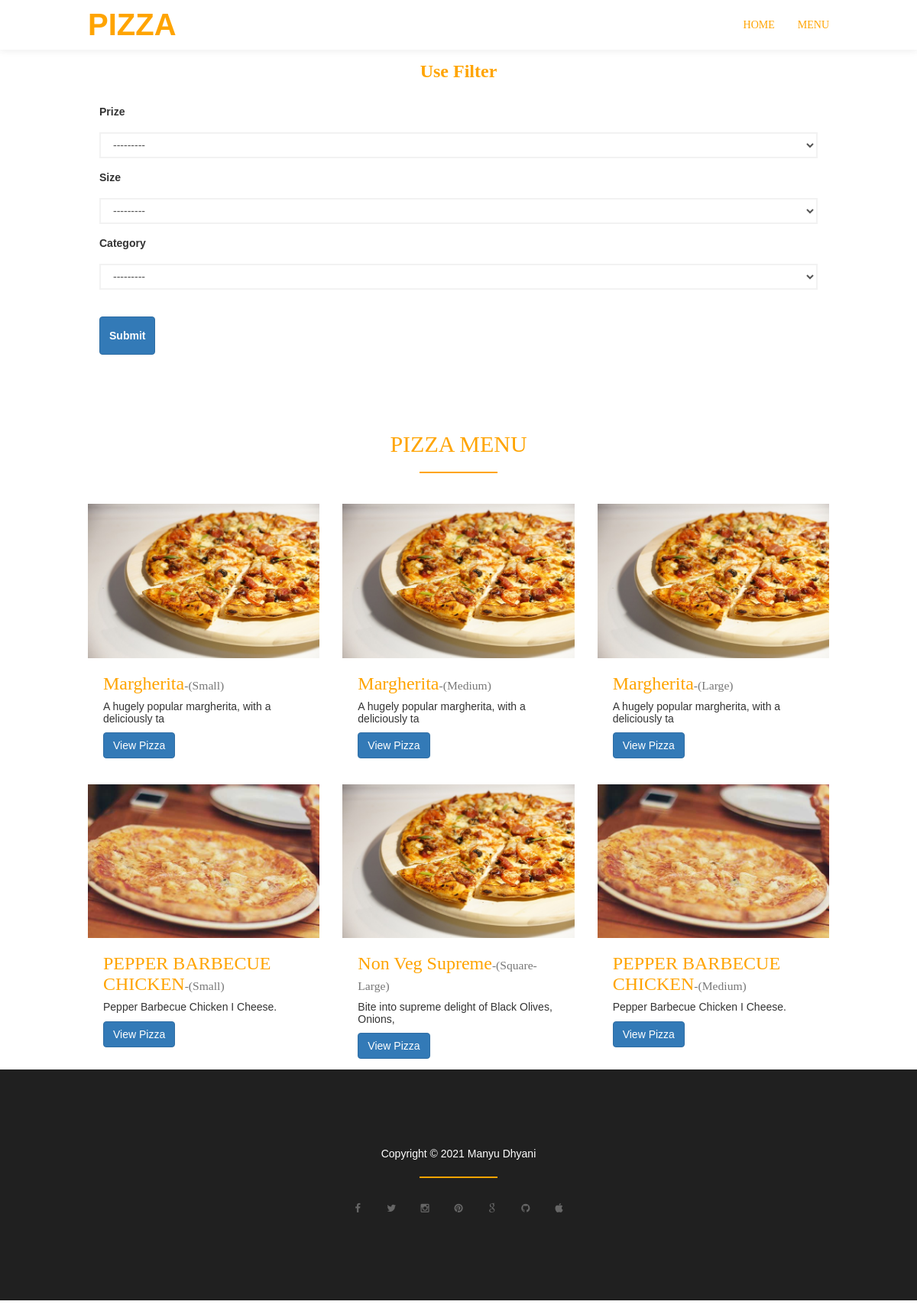
The page /menu on the database its author committed.
### order/models.py (models this page shows, shortened)
class Prize(models.Model):
    prize = models.DecimalField(max_digits=5, decimal_places=2)
    def __str__(self):
        return str(self.prize)

class Size(models.Model):
    size = models.CharField(max_length=30)
    def __str__(self):
        return self.size

class Prizesize(models.Model):
    pizza = models.ForeignKey(Pizza, on_delete=models.CASCADE)
    prize = models.ForeignKey(Prize, on_delete=models.SET_NULL, null=True)
    size = models.ForeignKey(Size, on_delete=models.SET_NULL, null=True)
    category = models.ForeignKey(Category, on_delete=models.CASCADE, null=True)
    class Meta:
        verbose_name_plural = 'Pizza Prizes & Sizes'

class Pizza(models.Model):
    name = models.CharField(max_length=30)
    slug = models.SlugField(max_length=250, null=True, blank=True)
    description = models.CharField(max_length=50)
    thumbnail = models.ImageField(upload_to='images/pizza', default='images/gallery-img1.jpg')
    category = models.ForeignKey(Category, on_delete=models.CASCADE)
    topping = models.ManyToManyField(Topping, blank=True)
    gallery = models.BooleanField(default=False)
    offer = models.BooleanField(default=False)
    class Meta:
        verbose_name_plural = 'Pizza'
    def get_absolute_url(self):
        return reverse('detail', kwargs={
            'slug': self.slug
        })

### order/views.py (the view)
# urls.py: path('menu', menu, name='menu'),
def menu(request):
    form = PizzaFilter(request.GET, queryset=Prizesize.objects.all())
    context = {
        'filter': form,
    }
    return render(request, 'menu.html', context)

### order/models.py (called while the page is built)
    def __str__(self):
        return self.name

### order/templates/menu.html
{% extends 'base.html' %}
{% load static %}
{% load crispy_forms_tags %}
{% block content %}
    <div class="container">
    <br>
    <br>
    <br>
        <div class="Filter text-center">
            <h3><strong>Use Filter</strong></h3>
        </div>
        <br>
            <form action="" method="get">
                <div class='col-md-12'>
                    {% for field in filter.form %}
                        {{ field|as_crispy_field }}
                    {% endfor %}
                <input class="btn btn-primary" type="submit" />
                </div>
            </form>
			<div class="row top-buffer" style="margin-top:20px;">
				<div class="col-md-12">
                        <h2 class="text-center text-uppercase">Pizza Menu</h2>
                        <hr>
                    </div>
                    {% for result in filter.qs %}
                    <div class="col-md-4 col-sm-4">
                        <div class="gallery-wrapper">
                            <img src="{{ result.pizza.thumbnail.url }}" class="img-responsive gallery-img" alt="Pizza 1">
                            <div class="gallery-des">
                                <h3>{{ result.pizza.name }}<small>-({{ result.size.size }})</small></h3>
                                <h5>{{ result.pizza.description }}</h5>
                                <a href="{{result.pizza.get_absolute_url}}" class="btn btn-primary">View Pizza</a>
                            </div>
                        </div>
                    </div>
                    {% endfor %}
            </div>
    </div>
{% endblock content %}

### order/templates/base.html (shortened to what this page needs)
{% load static %}
<!DOCTYPE html>
<html lang="en">
        {% include 'head.html' %}
        <body id="home" data-spy="scroll" data-target=".navbar-collapse">
            {% include 'navbar.html' %}
            {% block content %}
            {% endblock content %}
            {% include 'footer.html' %}
        </body>
</html>

### order/templates/head.html (shortened to what this page needs)
{% load static %}
	<link rel="stylesheet" href="{% static 'css/bootstrap.min.css' %}">
	<link rel="stylesheet" href="{% static 'css/font-awesome.min.css' %}">
	<link rel="stylesheet" href="{% static 'css/templatemo-style.css' %}">

### order/templates/navbar.html (shortened to what this page needs)
	<div class="navbar navbar-default navbar-fixed-top" role="navigation">
		<div class="container">
			<div class="navbar-header">
				<a href="/" class="navbar-brand smoothScroll"><strong>PIZZA</strong></a>
			</div>
			<div class="collapse navbar-collapse">
				<ul class="nav navbar-nav navbar-right">
					{% if filter or pizza %}
					<li><a href="/" class="smoothScroll">HOME</a></li>
					<li><a href="{% url 'menu' %}" class="smoothScroll">MENU</a></li>
					{% else %}
					<li><a href="#home" class="smoothScroll">HOME</a></li>
					<li><a href="#about" class="smoothScroll">ABOUT</a></li>
					<li><a href="#gallery" class="smoothScroll">GALLERY</a></li>
					<li><a href="#contact" class="smoothScroll">CONTACT</a></li>
					<li><a href="{% url 'menu' %}" class="smoothScroll">MENU</a></li>
					{% endif %}
				</ul>
			</div>
		</div>
	</div>

### order/templates/footer.html
	<footer>
		<div class="container">
			<div class="row">
				<div class="col-md-12">
					<p>Copyright &copy; 2021 Manyu Dhyani</p>
					<hr>
					<ul class="social-icon">
						<li><a href="#" class="fa fa-facebook"></a></li>
						<li><a href="#" class="fa fa-twitter"></a></li>
						<li><a href="#" class="fa fa-instagram"></a></li>
						<li><a href="#" class="fa fa-pinterest"></a></li>
						<li><a href="#" class="fa fa-google"></a></li>
						<li><a href="#" class="fa fa-github"></a></li>
						<li><a href="#" class="fa fa-apple"></a></li>
					</ul>
				</div>
			</div>
		</div>
	</footer>

### order/templates/scripts.html (shortened to what this page needs)
{% load static %}

### static_in_env/css/templatemo-style.css (style rules this page uses)
body { font-family: 'Signika', sans-serif; font-weight: 400; position: relative; }
h1,h2, h3, h4, .navbar-default .navbar-nav li a, .navbar-default .navbar-nav>li>a:focus { color: #ffa400; font-family: 'Chewy', cursive; font-weight: 400; }
hr { border: 1px solid #ffa400; width: 100px; }
img { max-width: 100%; height: auto; }
@media (min-width: 768px) { .container { width: 700px; } }
@media (min-width: 992px) { .container { width: 900px; } }
@media (min-width: 1200px) { .container { width: 1000px; } }
.navbar-default { background: #ffffff; border: none; -webkit-box-shadow: 0 2px 8px 0 rgba(50, 50, 50, 0.08); box-shadow: 0 2px 8px 0 rgba(50, 50, 50, 0.08); margin: 0; padding: 0; }
.navbar-default .navbar-brand { color: #ffa400; font-size: 40px; line-height: 35px; }
.navbar-default .navbar-nav li a { line-height: 35px; }
.gallery-wrapper { background: #ffffff; margin-top: 20px; -webkit-transition: all 0.4s ease-in-out; transition: all 0.4s ease-in-out; }
.gallery-des { padding: 0 20px 14px 20px; }
.gallery-img { margin: 0 auto; }
.form-control { border: 2px solid #f2f2f2; border-radius: 0; -webkit-box-shadow: none; box-shadow: none; margin-top: 12px; -webkit-transition: all 0.4s ease-in-out; transition: all 0.4s ease-in-out; }
input { height: 50px; }
input[type="submit"] { font-weight: bold; margin-bottom: 80px; margin-top: 20px; }
footer { background: #202020; border-bottom: 10px solid #ffffff; color: #ffffff; text-align: center; padding-top: 100px; padding-bottom: 100px; }
.social-icon { position: relative; padding: 0; margin: 0; }
.social-icon li { display: inline-block; list-style: none; }
.social-icon li a { color: #666; font-size: 13px; text-decoration: none; -webkit-transition: all 0.4s ease-in-out; transition: all 0.4s ease-in-out; width: 40px; height: 40px; line-height: 40px; text-align: center; }

### rows shown on the page
Prize: form "---------"
Size: form "---------"
Prizesize: pizza.thumbnail (picture), pizza.name "Margherita", size.size "Small", pizza.description "A hugely popular margherita, with a deliciously ta"
Prizesize: pizza.thumbnail (picture), pizza.name "Margherita", size.size "Medium", pizza.description "A hugely popular margherita, with a deliciously ta"
Prizesize: pizza.thumbnail (picture), pizza.name "Margherita", size.size "Large", pizza.description "A hugely popular margherita, with a deliciously ta"
Prizesize: pizza.thumbnail (picture), pizza.name "PEPPER BARBECUE CHICKEN", size.size "Small", pizza.description "Pepper Barbecue Chicken I Cheese."
Prizesize: pizza.thumbnail (picture), pizza.name "Non Veg Supreme", size.size "Square-Large", pizza.description "Bite into supreme delight of Black Olives, Onions,"
Prizesize: pizza.thumbnail (picture), pizza.name "PEPPER BARBECUE CHICKEN", size.size "Medium", pizza.description "Pepper Barbecue Chicken I Cheese."
